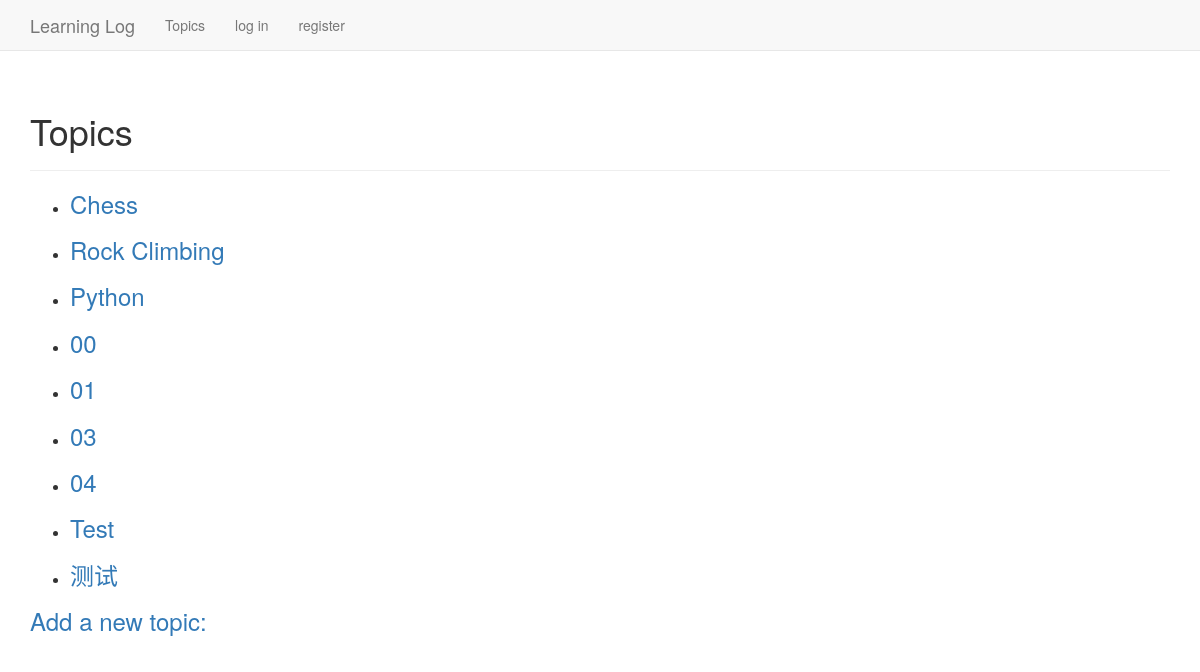
Page /topics/ on the committed database.
### learning_logs/models.py (models this page shows)
class Topic(models.Model):
    text = models.CharField(max_length=200)
    date_added = models.DateTimeField(auto_now_add=True)
    owner = models.ForeignKey(User,on_delete=models.CASCADE,)
    def __str__(self):
        return self.text

### learning_logs/views.py (the view)
# urls.py: path('topics/',views.topics,name='topics'),
def topics(request):
    topics = Topic.objects.order_by('date_added')
    context = {'topics':topics}
    return render(request,'learning_logs/topics.html',context)

### learning_logs/templates/learning_logs/topics.html
{% extends "learning_logs/base.html" %}
{% load bootstrap3 %}
{% block header %}
  <h1>
      Topics
  </h1>
{% endblock header %}
{% block content %}
  <ul>
    {% for topic in topics %}
	  <li>
          <h3>
              <a href="{% url 'learning_logs:topic' topic.id %}">{{ topic }}</a>
          </h3>
      </li>
	{% empty %}
	  <li>尚无主题被添加。</li>
	{% endfor %}
  </ul>
  <h3>
    <a href="{% url 'learning_logs:new_topic' %}">Add a new topic:</a>
  </h3>
{% endblock content %}

### rows in the picture
Topic: text "Chess"
Topic: text "Rock Climbing"
Topic: text "Python"
Topic: text "00"
Topic: text "01"
Topic: text "03"
Topic: text "04"
Topic: text "Test"
Topic: text "测试"
